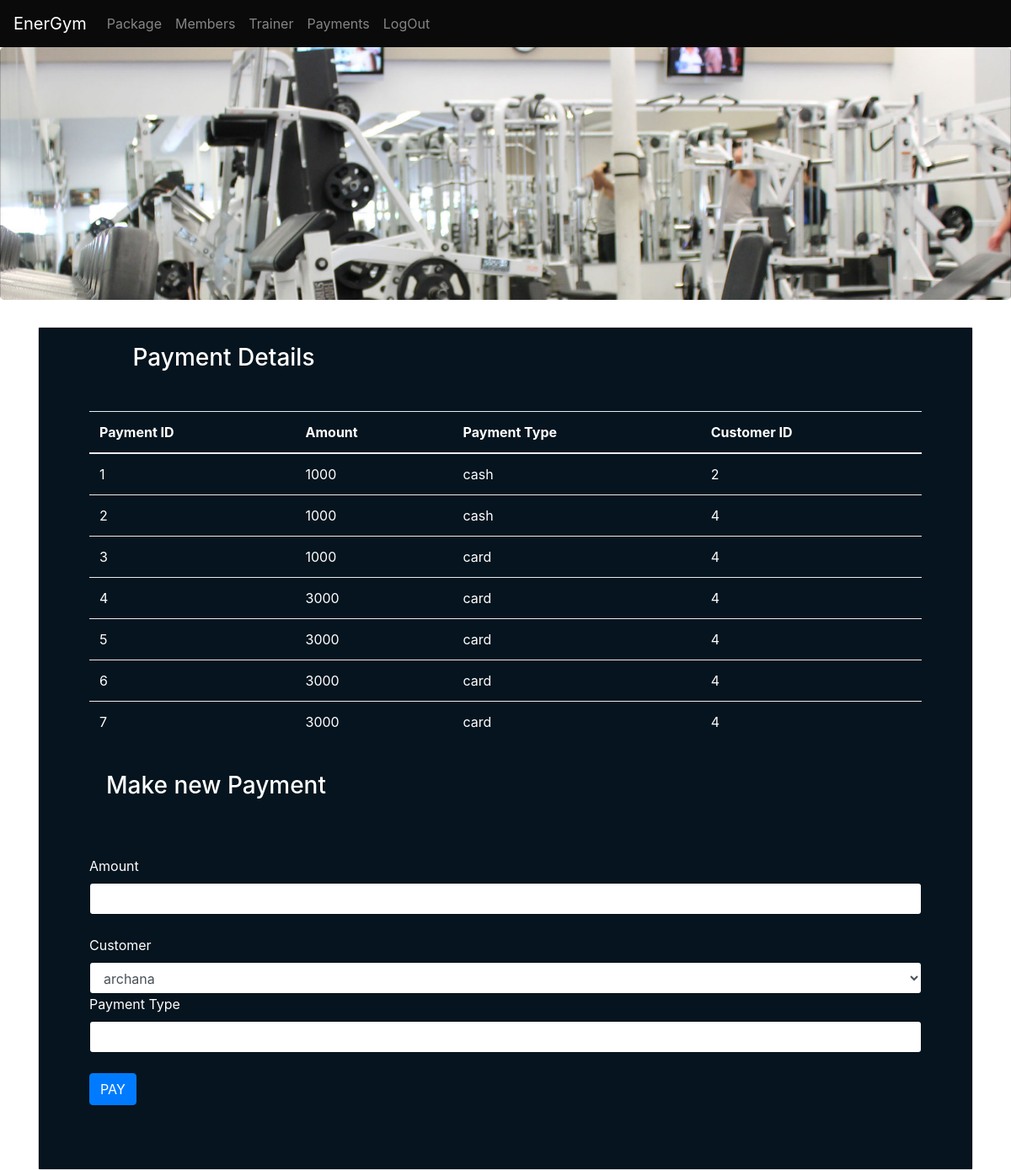
The app's page /payment.php with its own data.
### tables this page shows
CREATE TABLE `payment` (
  `Payment_id` int(10) NOT NULL,
  `Amount` int(20) NOT NULL,
  `customer_id` varchar(20) NOT NULL,
  `payment_type` varchar(20) NOT NULL,
  `card_number` varchar(30) DEFAULT NULL,
  `cvv` int(11) DEFAULT NULL,
  `expiry_date` date DEFAULT NULL
);

### payment.php (the view, shortened to what this page needs)
<!DOCTYPE html>
<?php
 include("function.php");
 include("nav.php");
 ?>
<html>
<head>
    <link rel="stylesheet" href="bootstrap/bootstrap.min.css">
</head>
<body>
<div class="jumbotron" style="background: url('images/2.jpg') no-repeat;background-size: cover;height: 300px;"></div>
 <div class="container">
<div class="card">
     <div class="card-body" style="background-color:#05141e;color:#ffffff;">
         <div class="row">
             <div class="col-md-1">
              </div>
             <div class="col-md-3"><h3>Payment Details</h3></div>
             <div class="col-md-8">
                 </div></div></div>
     <div class="card-body" style="background-color:#05141e;color:#ffffff;">
         <div class="card-body">
    <table class="table table-hover">
        <thead>
     <tr>
            <th>Payment ID </th>
            <th>Amount</th>
            <th>Payment Type</th>
            <th>Customer ID</th>
        </tr>
        </thead>
        <tbody>
          <?php get_payment(); ?>
        </tbody>
    </table>
    <div class="card-body" style="background-color:#05141e;color:FFFFFF;">
                <h3>Make new Payment</h3>
                </div>
                <div class="card-body"></div>
                <form class="form-group" action="function.php" method="post">
                    <label>Amount</label>
                    <input type="text" name="Amount" required class="form-control"><br>
                    <label>Customer</label>
                    <select class="form-control" name="customer_id">
                    <?php
                    global $con;
                    $query="select * from members";
                    $member_details=mysqli_query($con,$query);
                    while ($row=mysqli_fetch_array($member_details))
                    {
       echo '<option value="'.$row['member_id'].'">'.$row['fname'].'</option>';
           }
           ?>
           </select>
                    <label>Payment Type</label>
<input type="text" name="payment_type" required class="form-control"><br>
<input type="submit" class="btn btn-primary" name="pay_submit" value="PAY">
     </div>
    </div>
    </div>
    </div>
    </body>
</html>

### function.php (shortened to what this page needs)
<?php
$con=mysqli_connect("localhost","root","","energym");
function get_payment(){
    global $con;
    $query="select * from Payment";
    $result=mysqli_query($con,$query);
    while($row=mysqli_fetch_array($result)){
        $Payment_id=$row ['Payment_id'];
        $Amount=$row['Amount'];
        $payment_type=$row['payment_type'];
        $customer_id=$row['customer_id'];
        echo"<tr>
        <td>$Payment_id</td>
        <td>$Amount</td>
        <td>$payment_type</td>
        <td>$customer_id</td>
            </tr>";
    }
}
?>

### records on screen
payment: Payment_id "1", Amount "1000", payment_type "cash", customer "2"
payment: Payment_id "2", Amount "1000", payment_type "cash", customer "4"
payment: Payment_id "3", Amount "1000", payment_type "card", customer "4"
payment: Payment_id "4", Amount "3000", payment_type "card", customer "4"
payment: Payment_id "5", Amount "3000", payment_type "card", customer "4"
payment: Payment_id "6", Amount "3000", payment_type "card", customer "4"
payment: Payment_id "7", Amount "3000", payment_type "card", customer "4"

### other values on screen
form field customer_id "archana"
